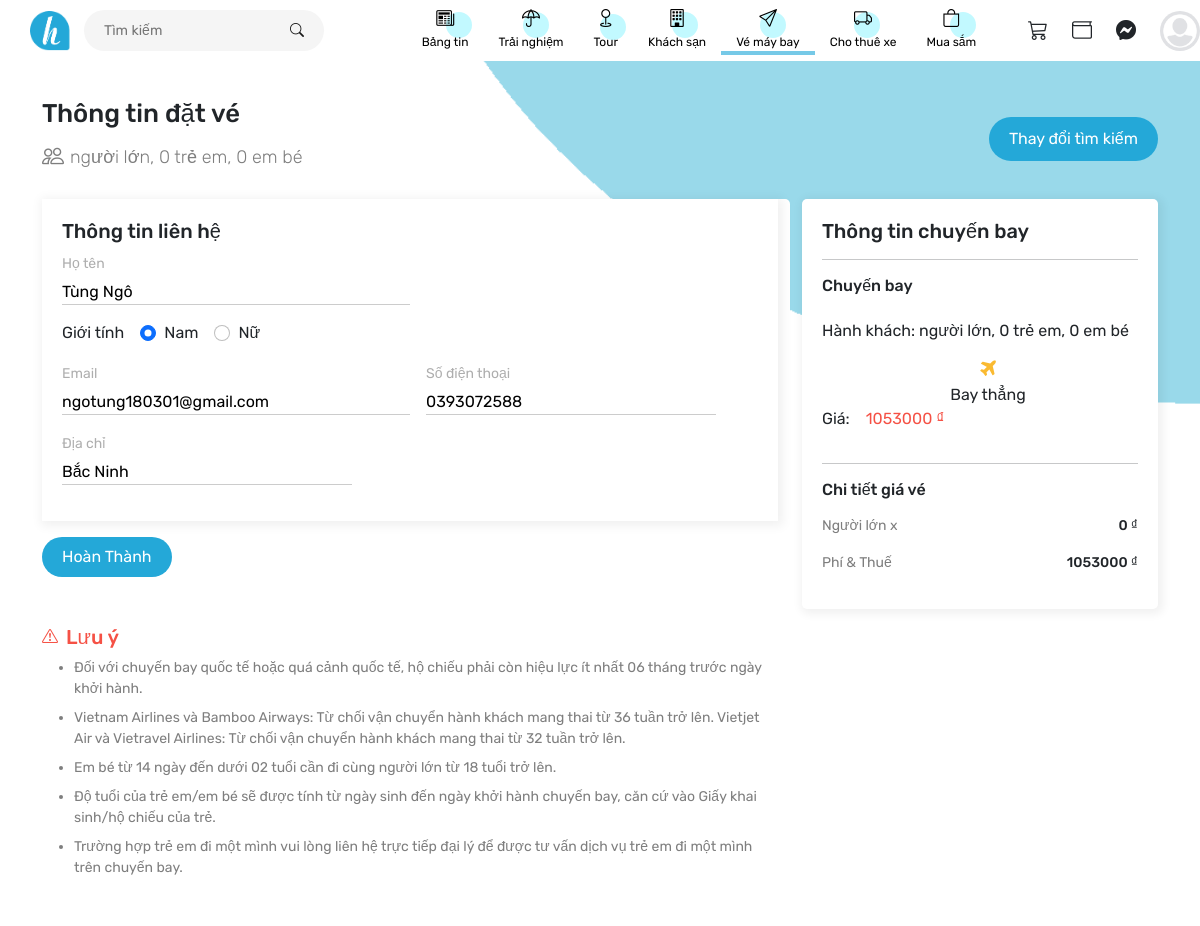
Screenshot of /information.php (signed in) with the database file from the repository.
### tables this page shows
CREATE TABLE `user_login` (
  `id` int(11) NOT NULL,
  `firstname` varchar(100) NOT NULL,
  `lastname` varchar(100) NOT NULL,
  `email` varchar(100) NOT NULL,
  `password` char(200) NOT NULL,
  `sdt` char(10) NOT NULL,
  `avatar` char(200) NOT NULL,
  `sex` bit(1) NOT NULL,
  `adress` varchar(100) NOT NULL
);

### information.php (the view, shortened to what this page needs)
<?php include('header.php') ?>
<?php
    $adult = $_GET['adult'];
    if($_GET['children']==''){
        $children = 0;
    }else{
        $children = $_GET['children'];
    }
    if($_GET['baby']==''){
        $baby = 0;
    }else{
        $baby = $_GET['baby'];
    }
    $code_flight = $_GET['flight'];
    $lever = '';
    if (isset($_GET['1'])) {
        $lever = '1';
    }else {
        $lever = '2';
    }
?>
<div id="main">
    <div class="container">
        <div class="row">
            <div class="main-top mt-6">
                <h2 class="main-title">
                    Thông tin đặt vé
                    <div class="people mt-3">
                        <i class="bi bi-people"></i>
                        <span>
                            <?php
                                    echo ' người lớn, ';
                                    if($children != '') {
                                        echo $children;
                                        echo ' trẻ em, ';
                                    }
                                    if($baby != '') {
                                        echo $baby;
                                        echo ' em bé';
                                    }
                                ?>
                        </span>
                    </div>
                </h2>
                <div class="main-btn"> <a href="index.php">Thay đổi tìm kiếm</a> </div>
            </div>
            <?php
                require_once "admin/connect.php";
                        if(isset($_SESSION['USER'])){
                            $id = $_SESSION['USER'];
                            $query = "SELECT * FROM user_login WHERE id = $id";
                            $result = mysqli_query($conn,$query);
                            $data = mysqli_fetch_assoc($result);
                        }
            ?>
            <div class="col-md-12 col-lg-8 info-left">
                <form autocomplete action="pay.php?adult=<?php echo $adult?>&children=<?php echo $children?>&baby=<?php echo $baby?>&code_flight=<?php echo $code_flight?>&chair=<?php echo $lever?>" method="post">
                    <div class="info-top">
                        <h5>Thông tin liên hệ</h5>
                        <div class="info-name d-flex">
                            <div class="input-bookTicket col-md-6 mb-3 me-3">
                                <span>Họ tên</span>
                                <input class="name" type="text" value="<?php echo $data['firstname'] . ' ' . $data['lastname'] ?>">
                            </div>
                        </div>
                        <div class="info-radio d-flex">
                            <p class="pe-3">Giới tính</p>
                            <?php
                                if($data['sex']==1){
                                    echo '<div class="form-check form-check-inline">';
                                    echo '<input name="gt" class="form-check-input" type="radio" checked="true" value="1">';
                                    echo '<label class="form-check-label" for="inlineRadio1">Nam</label>';
                                    echo '</div>';
                                    echo '<div class="form-check form-check-inline">';
                                    echo '<input name="gt" class="form-check-input" type="radio" value="0">';
                                    echo '<label class="form-check-label" for="inlineRadio1">Nữ</label>';
                                    echo '</div>';
                                }
                                ?>
                        </div>
                        <div class="email d-flex">
                            <div class="input-bookTicket col-md-6 mb-3 me-3">
                                <span>Email</span>
                                <input type="text" value="<?php echo $data['email']?>">
                            </div>
                            <div class="input-bookTicket col-md-5 mb-3">
                                <span>Số điện thoại</span>
                                <input type="text" value="<?php echo $data['sdt']?>">
                            </div>
                        </div>
                        <div class="input-bookTicket col-md-5 mb-3">
                            <span>Địa chỉ</span>
                            <input type="text" value="<?php echo $data['adress']?>">
                        </div>
                    </div>
                <button style="border:none;" type="submit" class="btn-bookT mt-3 mb-5" id="submit">Hoàn Thành</button>
                </form>
                <div class="note">
                    <div class="note-warning d-flex">
                        <i class="bi bi-exclamation-triangle red pe-2"></i>
                        <h5 class="red">Lưu ý</h5>
                    </div>
                    <ul class="note-list mb-5">
                        <li class="note-item mb-2">Đối với chuyến bay quốc tế hoặc quá cảnh quốc tế, hộ chiếu phải còn hiệu lực ít nhất 06 tháng trước ngày khởi hành.</li>
                        <li class="note-item mb-2">Vietnam Airlines và Bamboo Airways: Từ chối vận chuyển hành khách mang thai từ 36 tuần trở lên. Vietjet Air và Vietravel Airlines: Từ chối vận chuyển hành khách mang thai từ 32 tuần trở lên.</li>
                        <li class="note-item mb-2">Em bé từ 14 ngày đến dưới 02 tuổi cần đi cùng người lớn từ 18 tuổi trở lên.</li>
                        <li class="note-item mb-2">Độ tuổi của trẻ em/em bé sẽ được tính từ ngày sinh đến ngày khởi hành chuyến bay, căn cứ vào Giấy khai sinh/hộ chiếu của trẻ.</li>
                        <li class="note-item">Trường hợp trẻ em đi một mình vui lòng liên hệ trực tiếp đại lý để được tư vấn dịch vụ trẻ em đi một mình trên chuyến bay.</li>
                    </ul>
                </div>
            </div>
            <div class="col-md-12 col-lg-4 info-rights">
                <div class="info-right">
                    <h5>Thông tin chuyến bay</h4>
                    <hr>
                    <div class="infoFly">
                        <div class="infoFly-title">
                            <h6>Chuyến bay</h6>
                        </div>
                        <?php
                            require_once "admin/connect.php";
                                $query = "SELECT * FROM list_flight WHERE code_flight = '$code_flight'";
                                $result = mysqli_query($conn,$query);
                                $data = mysqli_fetch_assoc($result);
                                $Price = 0;
                                if(isset($_GET['1'])){
                                    $Price = $data['Price_L1'];
                                }else {
                                    $Price = $data['Price_L2'];
                                }
                                $price1 = ($Price + (int)('573000'))*$adult;
                                if($children != '') {
                                    $price2 = ($Price + (int)('473000'))*$children;
                                }
                                else{
                                    $price2 = 0;
                                }
                                if($baby != '') {
                                    $price3 = ($Price + (int)('7000'))*$baby;
                                }
                                else{
                                    $price3 = 0;
                                }
                                $totalPrice = (int)$price1 + (int)$price2 + (int)$price3 + 1053000;
                        ?>
                        <div class="infoFly-time">
                            <p class="infoFly-customer">Hành khách:
                                <?php
                                    echo ' người lớn, ';
                                    if($children != '') {
                                        echo $children;
                                        echo ' trẻ em, ';
                                    }
                                    if($baby != '') {
                                        echo $baby;
                                        echo ' em bé';
                                    }
                                ?>
                            </p>
                        </div>
                        <div class="ticket-logo">
                            <div class="ticket-icon ms-3">
                                <i class="fa fa-plane" style="font-size: 20px; color: rgb(250, 186, 49)"></i>
                                <p>Bay thẳng</p>
                            </div>
                        </div>
                        <div class="info-price">
                            <p>Giá: </p>
                            <p class="red ps-3">
                                <?php echo $totalPrice . ' ₫'?>
                            </p>
                        </div>
                        <hr>
                        <div class="info-bottom">
                            <h6>Chi tiết giá vé</h6>
                            <div class="adult mt-3">
                                <p class="adult-text">Người lớn x
                                </p>
                                <div class="aldult-price">
                                    <?php echo $price1 . ' ₫'?>
                                </div>
                            </div>
                            <div class="adult">
                                <p class="adult-text">Phí & Thuế</p>
                                <div class="aldult-price">1053000 ₫</div>
                            </div>
                        </div>
                    </div>
                </div>
            </div>
        </div>
    </div>
</div>
<?php include('footer.php') ?>

### assets/css/base.css (style rules this page uses)
* { margin: 0; padding: 0; box-sizing: border-box; font-family: 'Rubik', sans-serif; }
body { position: relative; background-image: url(../img/bg.png); background-attachment: fixed; background-size: cover; background-repeat: no-repeat; z-index: -1; }
:root { --text-color: #7e7e7e; --primary-color: #24a8d8; --second-color: #c2f9ff; --gray-color: #e7e7e8; --header-mg: 98px; --price--color: #f55145; }
#main { margin-top: var(--header-mg); }
.container { width: calc(100% + 16px); }

### assets/css/style.css (style rules this page uses)
.main-top { display: flex; justify-content: space-between; align-items: center; }
.main-title { font-size: 1.6rem; }
.main-btn { border-radius: 50px; padding: 10px 20px; background-color: #0ac46b; outline: none; color: #fff; cursor: pointer; }
.input-bookTicket { position: relative; }
.input-bookTicket span { font-size: 14px; color: #aeaeae; }
.input-bookTicket input[type="text"] { margin-top: 5px; padding-left: 40px; outline: none; border: none; border-bottom: 1px solid #ccc; width: 100%; font-size: 1rem; }
.btn-bookT { padding: 8px 20px; background-color: var(--primary-color); border-radius: 30px; color: #fff; cursor: pointer; display: inline-block; }

### assets/css/ticket.css (style rules this page uses)
.main-top { margin-bottom: 20px; }
.main-btn { background-color: var(--primary-color); }
.main-btn:hover a, .main-btn a { text-decoration: none; color: #fff; }
.people { font-size: 18px; font-weight: 100; display: flex; align-items: center; color: var(--text-color); }
.people i { font-size: 22px; padding-right: 6px; }
.ticket-logo-s, .ticket-logo { display: flex; align-items: center; justify-content: space-between; }
.ticket-logo p { margin-bottom: 0; }
.red { color: var(--price--color); }
.ticket-icon, .time { text-align: center; }

### assets/css/infomation.css (style rules this page uses)
.info-left { background-color: #fff; border-radius: 5px; }
.info-left .input-bookTicket input[type="text"] { padding-left: 0; }
.info-top { box-shadow: 2px 2px 10px 3px rgba(0, 0, 0, 0.06); padding: 20px; }
.note-item { font-size: 14px; color: var(--text-color); }
.info-right { background-color: #fff; padding: 20px; border-radius: 5px; box-shadow: 2px 2px 10px 3px rgba(0, 0, 0, 0.06); }
.infoFly-title { display: flex; justify-content: space-between; align-items: center; }
.infoFly-title { margin-bottom: 0; }
.infoFly-customer { font-size: 16px; }
.info-price { display: flex; }
.adult { display: flex; justify-content: space-between; }
.adult-text { font-size: 14px; color: var(--text-color); }
.aldult-price { font-size: 14px; font-weight: 500; }

### rows the page displays
user_login: firstname+lastname "Tùng Ngô", email "ngotung180301@gmail.com", sdt "0393072588", adress "Bắc Ninh"

### other values shown
$children "0"
$baby "0"
$totalPrice "1053000"
$price1 "0"
